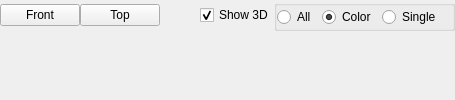
                 <widget class="QWidget" name="tab_3d">
                  <property name="autoFillBackground">
                   <bool>true</bool>
                  </property>
                  <attribute name="title">
                   <string>3D-View</string>
                  </attribute>
                  <layout class="QVBoxLayout" name="verticalLayout_10">
                   <property name="spacing">
                    <number>0</number>
                   </property>
                   <property name="leftMargin">
                    <number>0</number>
                   </property>
                   <property name="topMargin">
                    <number>0</number>
                   </property>
                   <property name="rightMargin">
                    <number>0</number>
                   </property>
                   <property name="bottomMargin">
                    <number>0</number>
                   </property>
                   <item>
                    <layout class="QHBoxLayout" name="horizontalLayout_2">
                     <item>
                      <widget class="QPushButton" name="pb_front">
                       <property name="text">
                        <string>Front</string>
                       </property>
                      </widget>
                     </item>
                     <item>
                      <widget class="QPushButton" name="pb_top">
                       <property name="text">
                        <string>Top</string>
                       </property>
                      </widget>
                     </item>
                     <item>
                      <spacer name="horizontalSpacer_10">
                       <property name="orientation">
                        <enum>Qt::Horizontal</enum>
                       </property>
                       <property name="sizeHint" stdset="0">
                        <size>
                         <width>40</width>
                         <height>20</height>
                        </size>
                       </property>
                      </spacer>
                     </item>
                     <item>
                      <widget class="QCheckBox" name="cb_show_3D">
                       <property name="text">
                        <string>Show 3D</string>
                       </property>
                       <property name="checked">
                        <bool>true</bool>
                       </property>
                      </widget>
                     </item>
                     <item>
                      <widget class="QGroupBox" name="group_3D_mode">
                       <property name="title">
                        <string/>
                       </property>
                       <layout class="QHBoxLayout" name="horizontalLayout_4">
                        <property name="leftMargin">
                         <number>0</number>
                        </property>
                        <property name="topMargin">
                         <number>0</number>
                        </property>
                        <property name="rightMargin">
                         <number>0</number>
                        </property>
                        <property name="bottomMargin">
                         <number>0</number>
                        </property>
                        <item>
                         <widget class="QRadioButton" name="rb_all_3d">
                          <property name="text">
                           <string>All</string>
                          </property>
                         </widget>
                        </item>
                        <item>
                         <widget class="QRadioButton" name="rb_color_3d">
                          <property name="text">
                           <string>Color</string>
                          </property>
                          <property name="checked">
                           <bool>true</bool>
                          </property>
                         </widget>
                        </item>
                        <item>
                         <widget class="QRadioButton" name="rb_one_3d">
                          <property name="sizePolicy">
                           <sizepolicy hsizetype="Maximum" vsizetype="Fixed">
                            <horstretch>0</horstretch>
                            <verstretch>0</verstretch>
                           </sizepolicy>
                          </property>
                          <property name="minimumSize">
                           <size>
                            <width>70</width>
                            <height>0</height>
                           </size>
                          </property>
                          <property name="text">
                           <string>Single</string>
                          </property>
                         </widget>
                        </item>
                       </layout>
                      </widget>
                     </item>
                    </layout>
                   </item>
                   <item>
                    <widget class="View3D" name="view_3d" native="true">
                     <property name="sizePolicy">
                      <sizepolicy hsizetype="Preferred" vsizetype="Expanding">
                       <horstretch>0</horstretch>
                       <verstretch>0</verstretch>
                      </sizepolicy>
                     </property>
                    </widget>
                   </item>
                  </layout>
                 </widget>
